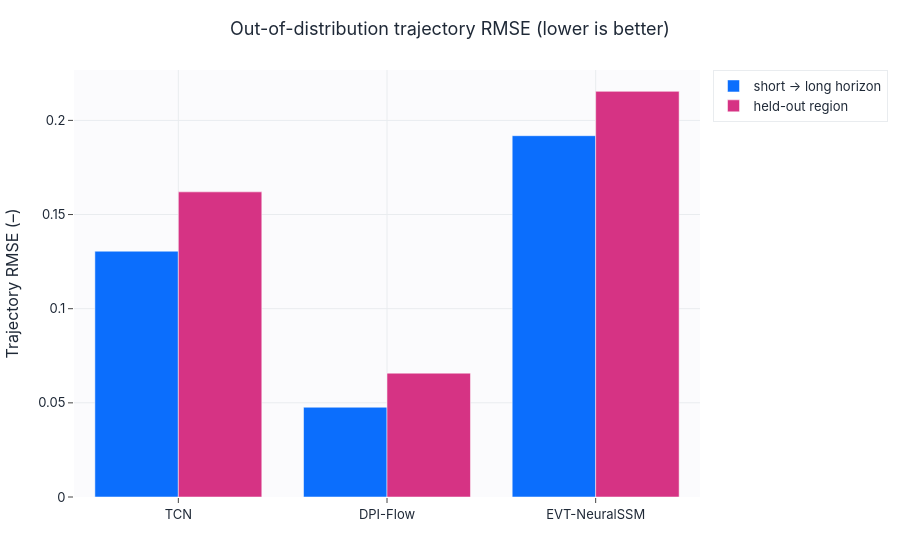

Notebook cell for this chart:
### Markdown cell above
## Out-of-distribution tests

### Code cell
train_meta = benchmark["train"]["meta"]; val_meta = benchmark["val"]["meta"]; test_meta = benchmark["test"]["meta"]
short_thr = float(train_meta["N_max"].quantile(0.60)); long_thr = float(test_meta["N_max"].quantile(0.80))
short_train = filter_split(benchmark["train"], train_meta["N_max"].to_numpy() <= short_thr)
short_val = filter_split(benchmark["val"], val_meta["N_max"].to_numpy() <= short_thr)
long_test = filter_split(benchmark["test"], test_meta["N_max"].to_numpy() >= long_thr)
e_thr = float(benchmark["meta"]["e"].quantile(0.75)); vs_thr = float(benchmark["meta"]["V_s"].quantile(0.25))
region_test = filter_split(benchmark["test"], is_holdout_region(test_meta, e_thr, vs_thr))
hold_train = filter_split(benchmark["train"], ~is_holdout_region(train_meta, e_thr, vs_thr))
hold_val = filter_split(benchmark["val"], ~is_holdout_region(val_meta, e_thr, vs_thr))
short_train = subsample_split(short_train, 1100, config.seed); short_val = subsample_split(short_val, 300, config.seed + 1)
long_test = subsample_split(long_test, 700, config.seed + 2)
hold_train = subsample_split(hold_train, 1100, config.seed + 3); hold_val = subsample_split(hold_val, 300, config.seed + 4)
region_test = subsample_split(region_test, 700, config.seed + 5)

def fresh(kind):
    if kind == "tcn": return TCNBaseline(sd, qd, 96)
    if kind == "dpi": return DPIFlow(sd, pdim, sl, pl, mcr, calibration_steps=2)
    return EVTNeuralSSM(sd, pdim, qd, sl, pl, mcr)

ood_rows = []
for disp, kind in [("TCN", "tcn"), ("DPI-Flow", "dpi"), ("EVT-NeuralSSM", "evt")]:
    ood_rows.append({**run_quick_experiment(disp, fresh(kind), short_train, short_val, long_test,
                     epochs=config.ablation_epochs, config=config, device=device), "test": "short→long"})
    ood_rows.append({**run_quick_experiment(disp, fresh(kind), hold_train, hold_val, region_test,
                     epochs=config.ablation_epochs, config=config, device=device), "test": "held-out region"})
ood_df = pd.DataFrame(ood_rows)
display(english_metric_table(ood_df)[["Model", "test", "Trajectory RMSE", "AUROC"]].round(4))
sl_df = ood_df[ood_df["test"] == "short→long"]; rg_df = ood_df[ood_df["test"] == "held-out region"]
grouped_bar(sl_df["model"].tolist(),
            {"short → long horizon": sl_df["Traj_RMSE"].tolist(), "held-out region": rg_df["Traj_RMSE"].tolist()},
            title="Out-of-distribution trajectory RMSE (lower is better)", ylabel="Trajectory RMSE (–)",
            save=SAVE_FIGS, fig_id="3_2_ood_rmse").show()

### Figure 1 — Plotly figure (JSON) as saved in the notebook; plotly's stock layout.template omitted (floating-point values rounded to 4 significant figures)
{"data": [{"marker": {"color": "#0b6efd"}, "name": "short → long horizon", "type": "bar", "x": ["TCN", "DPI-Flow", "EVT-NeuralSSM"], "y": [0.1305, 0.04767, 0.1919]}, {"marker": {"color": "#d63384"}, "name": "held-out region", "type": "bar", "x": ["TCN", "DPI-Flow", "EVT-NeuralSSM"], "y": [0.162, 0.06577, 0.2154]}], "layout": {"barmode": "group", "title": {"text": "Out-of-distribution trajectory RMSE (lower is better)"}, "xaxis": {"title": {"text": ""}}, "yaxis": {"title": {"text": "Trajectory RMSE (–)"}}}}
